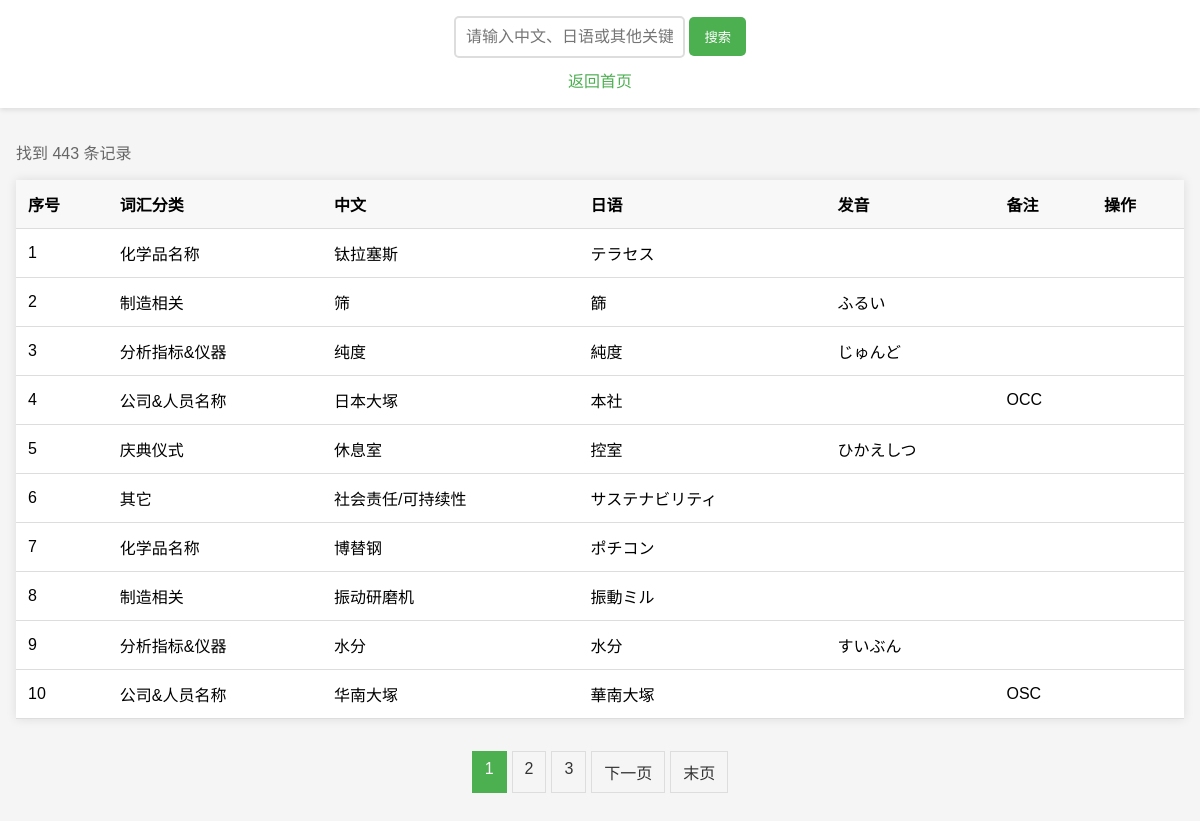
Screenshot of /search with the database file from the repository.
### tables this page shows
CREATE TABLE "japan_data" (
"index" INTEGER,
  "序号" INTEGER,
  "词汇分类" TEXT,
  "中文" TEXT,
  "日语" TEXT,
  "发音" TEXT,
  "备注" TEXT
);

### app.py (the view)
    @app.route('/search')
    def search():
        query = request.args.get('query', '').strip()
        category = request.args.get('category', '').strip()
        page = request.args.get('page', 1, type=int)
        per_page = 10
        conn = get_db_connection()
        if query or category:
            where_conditions = []
            params = []
            if query:
                search_term = f"%{query}%"
                where_conditions.append("(中文 LIKE ? OR 日语 LIKE ? OR 发音 LIKE ? OR 词汇分类 LIKE ? OR 备注 LIKE ?)")
                params.extend([search_term, search_term, search_term, search_term, search_term])
            if category:
                where_conditions.append("词汇分类 = ?")
                params.append(category)
            where_clause = "WHERE " + " AND ".join(where_conditions)
            count_query = f"SELECT COUNT(*) FROM japan_data {where_clause}"
            cursor = conn.execute(count_query, params)
            total = cursor.fetchone()[0]
            data_query = f"""
                SELECT * FROM japan_data
                {where_clause}
                ORDER BY 序号
                LIMIT ? OFFSET ?
            """
            params.extend([per_page, (page-1)*per_page])
            cursor = conn.execute(data_query, params)
            results = cursor.fetchall()
        else:
            count_query = "SELECT COUNT(*) FROM japan_data"
            cursor = conn.execute(count_query)
            total = cursor.fetchone()[0]
            data_query = "SELECT * FROM japan_data ORDER BY 序号 LIMIT ? OFFSET ?"
            cursor = conn.execute(data_query, (per_page, (page-1)*per_page))
            results = cursor.fetchall()
        conn.close()
        total_pages = (total + per_page - 1) // per_page
        start_index = (page - 1) * per_page + 1
        user_role = session.get('user_role')
        return render_template('search.html',
                             results=results,
                             query=query,
                             category=category,
                             page=page,
                             total_pages=total_pages,
                             total=total,
                             start_index=start_index,
                             user_role=user_role)

### templates/search.html (shortened to what this page needs)
<!DOCTYPE html>
<html lang="zh">
<head>
</head>
<body>
    <div class="user-info">
        {% if user_role == 'admin' %}
            <span>管理员</span>
        {% elif user_role == 'user' %}
            <span>普通用户</span>
        {% else %}
            <span>访客</span>
        {% endif %}
        {% if user_role %}
            <a href="{{ url_for('logout') }}">登出</a>
        {% else %}
            <a href="{{ url_for('login') }}">登录</a>
        {% endif %}
    </div>
    <div class="header">
        <div class="search-box">
            <form action="{{ url_for('search') }}" method="GET">
                <input type="text" name="query" id="search-input" placeholder="请输入中文、日语或其他关键词..."
                       value="{{ query }}" autocomplete="off">
                <button type="submit">搜索</button>
            </form>
        </div>
        <div class="home-link">
            <a href="{{ url_for('index') }}">返回首页</a>
        </div>
    </div>
    <div class="results-container">
        <div class="results-header">
            <div class="results-info">
                找到 {{ total }} 条记录
            </div>
        </div>
        {% if results %}
            <table class="results-table">
                <thead>
                    <tr>
                        <th>序号</th>
                        <th>词汇分类</th>
                        <th>中文</th>
                        <th>日语</th>
                        <th>发音</th>
                        <th>备注</th>
                        <th>操作</th>
                    </tr>
                </thead>
                <tbody>
                    {% for row in results %}
                        <tr>
                            <td>{{ start_index + loop.index0 }}</td>
                            <td>{{ row.词汇分类 or "" }}</td>
                            <td>{{ row.中文 or "" }}</td>
                            <td>{{ row.日语 or "" }}</td>
                            <td>{{ row.发音 or "" }}</td>
                            <td>{{ row.备注 or "" }}</td>
                            <td>
                            </td>
                        </tr>
                    {% endfor %}
                </tbody>
            </table>
            {% if total_pages > 1 %}
                <div class="pagination">
                    {% for p in range([1, page-2]|max, [total_pages+1, page+3]|min) %}
                        {% if p == page %}
                            <span class="current">{{ p }}</span>
                        {% else %}
                            <a href="{{ url_for('search', query=query, category=category, page=p) }}">{{ p }}</a>
                        {% endif %}
                    {% endfor %}
                    {% if page < total_pages %}
                        <a href="{{ url_for('search', query=query, category=category, page=page+1) }}">下一页</a>
                        <a href="{{ url_for('search', query=query, category=category, page=total_pages) }}">末页</a>
                    {% endif %}
                </div>
            {% endif %}
        {% else %}
            <p>没有找到匹配的记录。</p>
        {% endif %}
    </div>
</body>
</html>

### templates/search.html (style rules this page uses)
body { font-family: Arial, sans-serif; margin: 0; padding: 0; background-color: #f5f5f5; }
.header { background-color: white; padding: 1rem; box-shadow: 0 2px 5px rgba(0,0,0,0.1); position: sticky; top: 0; z-index: 100; }
.search-box { display: flex; justify-content: center; gap: 10px; max-width: 600px; margin: 0 auto; }
.search-box input { flex: 1; padding: 10px; border: 2px solid #ddd; border-radius: 5px; font-size: 16px; }
.search-box button { padding: 10px 15px; background-color: #4CAF50; color: white; border: none; border-radius: 5px; cursor: pointer; }
.home-link { text-align: center; margin-top: 10px; }
.home-link a { color: #4CAF50; text-decoration: none; }
.results-container { max-width: 1200px; margin: 2rem auto; padding: 0 1rem; }
.results-header { display: flex; justify-content: space-between; align-items: center; margin-bottom: 1rem; }
.results-info { color: #666; }
.results-table { width: 100%; border-collapse: collapse; background: white; box-shadow: 0 0 10px rgba(0,0,0,0.1); }
.results-table th, .results-table td { padding: 12px; text-align: left; border-bottom: 1px solid #ddd; }
.results-table th { background-color: #f8f8f8; font-weight: bold; }
.pagination { display: flex; justify-content: center; margin-top: 2rem; gap: 5px; }
.pagination a, .pagination span { padding: 8px 12px; text-decoration: none; border: 1px solid #ddd; color: #333; }
.pagination .current { background-color: #4CAF50; color: white; border-color: #4CAF50; }
.user-info { position: absolute; top: 10px; right: 10px; background: white; padding: 10px; border-radius: 5px; box-shadow: 0 0 10px rgba(0,0,0,0.1); }
.user-info a { color: #4CAF50; text-decoration: none; margin-left: 10px; }

### rows the page displays
japan_data: start_index+loop.index0 "1", 词汇分类 "化学品名称", 中文 "钛拉塞斯", 日语 "テラセス"
japan_data: index0 "2", 词汇分类 "制造相关", 中文 "筛", 日语 "篩", 发音 "ふるい"
japan_data: index0 "3", 词汇分类 "分析指标&仪器", 中文 "纯度", 日语 "純度", 发音 "じゅんど"
japan_data: index0 "4", 词汇分类 "公司&人员名称", 中文 "日本大塚", 日语 "本社", 备注 "OCC"
japan_data: index0 "5", 词汇分类 "庆典仪式", 中文 "休息室", 日语 "控室", 发音 "ひかえしつ"
japan_data: index0 "6", 词汇分类 "其它", 中文 "社会责任/可持续性", 日语 "サステナビリティ"
japan_data: index0 "7", 词汇分类 "化学品名称", 中文 "博替钢", 日语 "ポチコン"
japan_data: index0 "8", 词汇分类 "制造相关", 中文 "振动研磨机", 日语 "振動ミル"
japan_data: index0 "9", 词汇分类 "分析指标&仪器", 中文 "水分", 日语 "水分", 发音 "すいぶん"
japan_data: index0 "10", 词汇分类 "公司&人员名称", 中文 "华南大塚", 日语 "華南大塚", 备注 "OSC"

### other values shown
{{ total }} "443"
{{ p }} "1"
{{ p }} "2" "3"
